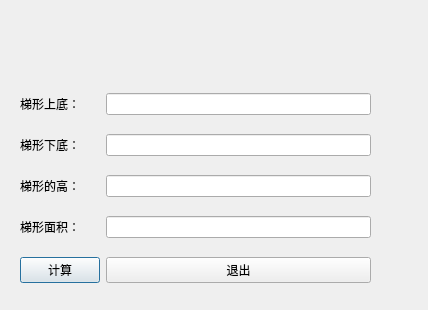
<?xml version="1.0" encoding="UTF-8"?>
<ui version="4.0">
 <class>trapezoidialog</class>
 <widget class="QDialog" name="trapezoidialog">
  <property name="geometry">
   <rect>
    <x>0</x>
    <y>0</y>
    <width>428</width>
    <height>310</height>
   </rect>
  </property>
  <property name="windowTitle">
   <string>梯形面积计算</string>
  </property>
  <widget class="QWidget" name="layoutWidget">
   <property name="geometry">
    <rect>
     <x>20</x>
     <y>80</y>
     <width>351</width>
     <height>221</height>
    </rect>
   </property>
   <layout class="QGridLayout" name="gridLayout">
    <item row="0" column="0">
     <widget class="QLabel" name="label">
      <property name="text">
       <string>梯形上底：</string>
      </property>
     </widget>
    </item>
    <item row="0" column="1">
     <widget class="QLineEdit" name="lineEdit"/>
    </item>
    <item row="1" column="0">
     <widget class="QLabel" name="label_2">
      <property name="text">
       <string>梯形下底：</string>
      </property>
     </widget>
    </item>
    <item row="1" column="1">
     <widget class="QLineEdit" name="lineEdit_2"/>
    </item>
    <item row="2" column="0">
     <widget class="QLabel" name="label_3">
      <property name="text">
       <string>梯形的高：</string>
      </property>
     </widget>
    </item>
    <item row="2" column="1">
     <widget class="QLineEdit" name="heightEdit"/>
    </item>
    <item row="3" column="0">
     <widget class="QLabel" name="label_4">
      <property name="text">
       <string>梯形面积：</string>
      </property>
     </widget>
    </item>
    <item row="3" column="1">
     <widget class="QLineEdit" name="areaEdit"/>
    </item>
    <item row="4" column="0">
     <widget class="QPushButton" name="pushButton">
      <property name="text">
       <string>计算</string>
      </property>
     </widget>
    </item>
    <item row="4" column="1">
     <widget class="QPushButton" name="pushButton_2">
      <property name="text">
       <string>退出</string>
      </property>
     </widget>
    </item>
   </layout>
  </widget>
  <widget class="QLabel" name="label_5">
   <property name="geometry">
    <rect>
     <x>-20</x>
     <y>0</y>
     <width>111</width>
     <height>81</height>
    </rect>
   </property>
   <property name="styleSheet">
    <string notr="true">image: url(:/iocFile/images/6.ico);</string>
   </property>
   <property name="text">
    <string/>
   </property>
  </widget>
 </widget>
 <resources/>
 <connections/>
</ui>
